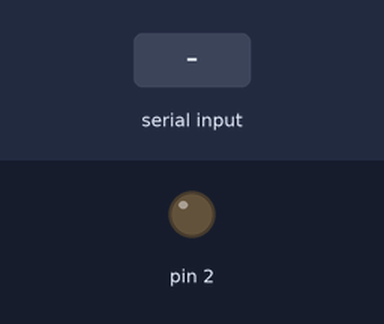
Bench run of a sketch on a simulated Arduino Uno, built with avr-gcc and run on an emulated ATmega328P. On the bench: output pins drawn as LEDs (lit = HIGH). Dashed ring = blinking. The inputs (shaded band) are chosen by the test bench.

Above: at 1.2 s.
1.3 s: "1" received over Serial
At 1.51 s:
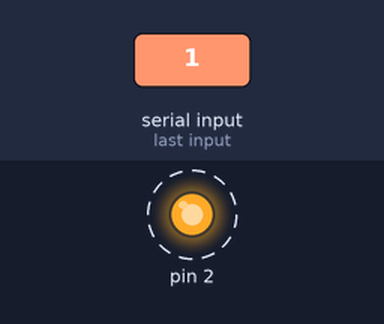
Timing chart, 0 to 4.3 s (numbered marks = the images above; inputs shaded):
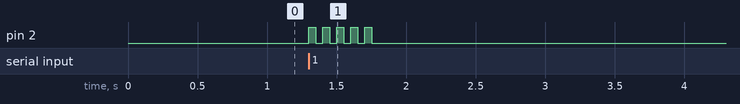

The sketch:

XbeeNotifier.ino
```cpp
#include <Arduino.h>

bool blinkHigh = true;
const int BLINK_COUNT = 10;
const int BLINK_DELAY = 50;

void setup()
{
    Serial.begin(9600);
    pinMode(2,OUTPUT);
    digitalWrite(2, LOW);
}

void loop()
{
  while(Serial.available()) {
  if (Serial.read()!=-1) {
      for (int i = 0; i < BLINK_COUNT; i++)
      {
        digitalWrite(2,blinkHigh);
        delay(BLINK_DELAY);
        blinkHigh=!blinkHigh;
      }
  } else {
      digitalWrite(2,LOW);
  }
  delay(500);
  }
}
```

Measured:
- after the input at 1.3 s, pin 2: alternates HIGH for 0.05 s and LOW for 0.05 s, 10 changes in all, then stays LOW, starting at once
